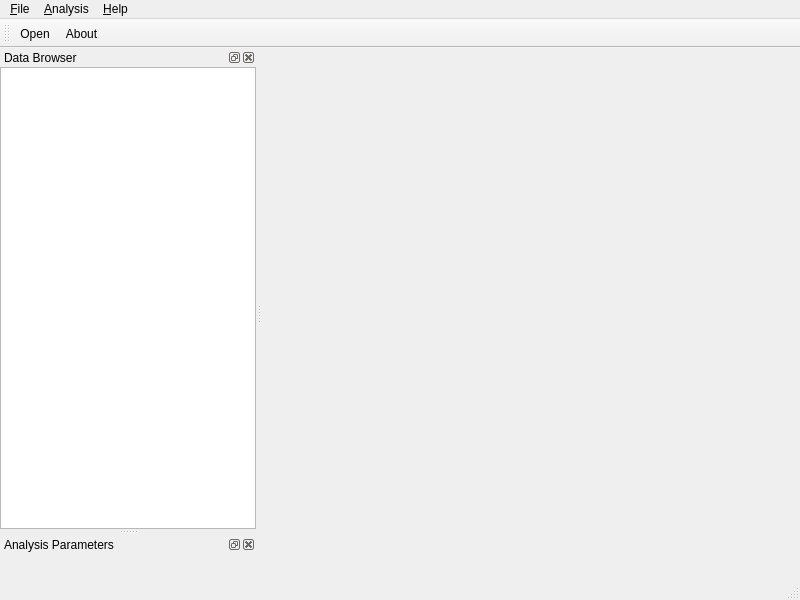
<?xml version="1.0" encoding="UTF-8"?>
<ui version="4.0">
 <class>voMainWindow</class>
 <widget class="QMainWindow" name="voMainWindow">
  <property name="geometry">
   <rect>
    <x>0</x>
    <y>0</y>
    <width>800</width>
    <height>600</height>
   </rect>
  </property>
  <property name="windowTitle">
   <string>MainWindow</string>
  </property>
  <widget class="QWidget" name="centralwidget"/>
  <widget class="QMenuBar" name="menubar">
   <property name="geometry">
    <rect>
     <x>0</x>
     <y>0</y>
     <width>800</width>
     <height>27</height>
    </rect>
   </property>
   <widget class="QMenu" name="menuFile">
    <property name="title">
     <string>&amp;File</string>
    </property>
    <addaction name="actionFileOpen"/>
    <addaction name="actionFileExit"/>
   </widget>
   <widget class="QMenu" name="menuAnalysis">
    <property name="title">
     <string>&amp;Analysis</string>
    </property>
   </widget>
   <widget class="QMenu" name="menuHelp">
    <property name="title">
     <string>&amp;Help</string>
    </property>
    <addaction name="actionHelpAbout"/>
   </widget>
   <addaction name="menuFile"/>
   <addaction name="menuAnalysis"/>
   <addaction name="menuHelp"/>
  </widget>
  <widget class="QStatusBar" name="statusbar"/>
  <widget class="QToolBar" name="toolBar">
   <property name="windowTitle">
    <string>Visomics Action</string>
   </property>
   <attribute name="toolBarArea">
    <enum>TopToolBarArea</enum>
   </attribute>
   <attribute name="toolBarBreak">
    <bool>false</bool>
   </attribute>
   <addaction name="actionFileOpen"/>
   <addaction name="actionHelpAbout"/>
  </widget>
  <widget class="QDockWidget" name="DataBrowserDockWidget">
   <property name="windowTitle">
    <string>Data Browser</string>
   </property>
   <attribute name="dockWidgetArea">
    <number>1</number>
   </attribute>
   <widget class="QWidget" name="DataBrowserDockWidgetContents">
    <layout class="QVBoxLayout" name="verticalLayout">
     <property name="spacing">
      <number>0</number>
     </property>
     <property name="margin">
      <number>0</number>
     </property>
     <item>
      <widget class="QTreeView" name="DataBrowserWidget">
       <property name="headerHidden">
        <bool>true</bool>
       </property>
      </widget>
     </item>
    </layout>
   </widget>
  </widget>
  <widget class="QDockWidget" name="AnalysisParameterDockWidget">
   <property name="windowTitle">
    <string>Analysis Parameters</string>
   </property>
   <attribute name="dockWidgetArea">
    <number>1</number>
   </attribute>
   <widget class="QWidget" name="AnalysisParameterDockWidgetContents">
    <layout class="QVBoxLayout" name="verticalLayout_2">
     <property name="margin">
      <number>0</number>
     </property>
     <item>
      <widget class="voAnalysisParameterEditorWidget" name="AnalysisParameterEditorWidget" native="true"/>
     </item>
    </layout>
   </widget>
  </widget>
  <action name="actionFileOpen">
   <property name="icon">
    <iconset resource="../Visomics.qrc">
     <normaloff>:/Icons/open.png</normaloff>:/Icons/open.png</iconset>
   </property>
   <property name="text">
    <string>&amp;Open</string>
   </property>
   <property name="statusTip">
    <string>Open an existing csv file</string>
   </property>
  </action>
  <action name="actionFileExit">
   <property name="text">
    <string>E&amp;xit</string>
   </property>
   <property name="statusTip">
    <string>Exit the application</string>
   </property>
   <property name="shortcut">
    <string>Ctrl+Q</string>
   </property>
  </action>
  <action name="actionHelpAbout">
   <property name="icon">
    <iconset resource="../Visomics.qrc">
     <normaloff>:/Icons/help.png</normaloff>:/Icons/help.png</iconset>
   </property>
   <property name="text">
    <string>&amp;About</string>
   </property>
   <property name="statusTip">
    <string>Show the application's About box</string>
   </property>
  </action>
  <action name="actionAnalysisRawData">
   <property name="text">
    <string>Raw Data</string>
   </property>
   <property name="statusTip">
    <string>Input data</string>
   </property>
   <property name="shortcut">
    <string>Ctrl+R</string>
   </property>
  </action>
  <action name="actionAnalysisPCA">
   <property name="text">
    <string>PCA</string>
   </property>
   <property name="statusTip">
    <string>Run PCA</string>
   </property>
   <property name="shortcut">
    <string>Ctrl+P</string>
   </property>
  </action>
  <action name="actionAnalysisPCA2">
   <property name="text">
    <string>PCA2</string>
   </property>
  </action>
 </widget>
 <customwidgets>
  <customwidget>
   <class>voAnalysisParameterEditorWidget</class>
   <extends>QWidget</extends>
   <header>voAnalysisParameterEditorWidget.h</header>
   <container>1</container>
  </customwidget>
 </customwidgets>
 <resources>
  <include location="../Visomics.qrc"/>
 </resources>
 <connections/>
</ui>
